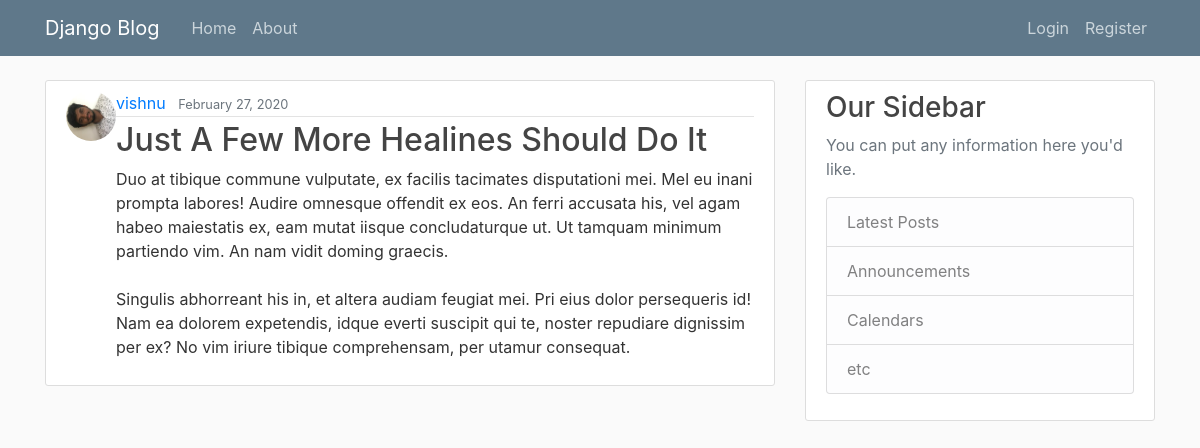
/post/21/, run on the app's committed database.
### blog/models.py (models this page shows, shortened)
class Post(models.Model):
    title = models.CharField(max_length = 100)
    content = models.TextField()
    date_posted = models.DateTimeField(default = timezone.now)
    author = models.ForeignKey(User, on_delete=models.CASCADE )

### users/models.py (models this page shows, shortened)
class Profile(models.Model):
    user = models.OneToOneField(User, on_delete=models.CASCADE)
    image = models.ImageField(default='default.jpg', upload_to='profile_pics')

### blog/views.py (the view)
# urls.py: path('post/<int:pk>/', PostDetailView.as_view(), name = 'post-detail'),
class PostDetailView(DetailView):
    model = Post

### blog/templates/blog/post_detail.html (shortened to what this page needs)
{% extends "blog/base.html" %}
{% block content %}
    <article class="media content-section">
        <img class="rounded-circle article-image" src="{{ object.author.profile.image.url }}" height="50px" width="50px" />
        <div class="media-body">
            <div class="article-metadata">
                <a class="mr-2" href="{% url 'user-posts' object.author.username %}">{{ object.author }}</a>
                <small class="text-muted">{{ object.date_posted|date:"F d, Y" }}</small>
            </div>
            <h2 class="article-title">{{ object.title }}</h2>
            <p class="article-content">{{ object.content }}</p>
        </div>
    </article>
{% endblock content %}

### blog/static/blog/main.css (style rules this page uses)
body { background: #fafafa; color: #333333; margin-top: 5rem; }
h1, h2, h3, h4, h5, h6 { color: #444444; }
.content-section { background: #ffffff; padding: 10px 20px; border: 1px solid #dddddd; border-radius: 3px; margin-bottom: 20px; }
.article-title { color: #444444; }
.article-content { white-space: pre-line; }
.article-metadata { padding-bottom: 1px; margin-bottom: 4px; border-bottom: 1px solid #e3e3e3 }

### data on the page
Post: author.profile.image (picture), author "vishnu", date_posted "February 27, 2020", title "Just A Few More Healines Should Do It", content "Duo at tibique commune vulputate, ex facilis tacimates disputationi mei. Mel eu inani prompta labores! Audire omnesque offendit ex eos. An ferri accusata his, vel agam habeo maiestatis ex, eam mutat iisque concludaturque ut. Ut tamquam minimum partiendo vim. An nam vidit doming graecis. Singulis abhorreant his in, et altera audiam feugiat mei. Pri eius dolor persequeris id! Nam ea dolorem expetendis, idque everti suscipit qui te, noster repudiare dignissim per ex? No vim iriure tibique comprehensam, per utamur consequat."
